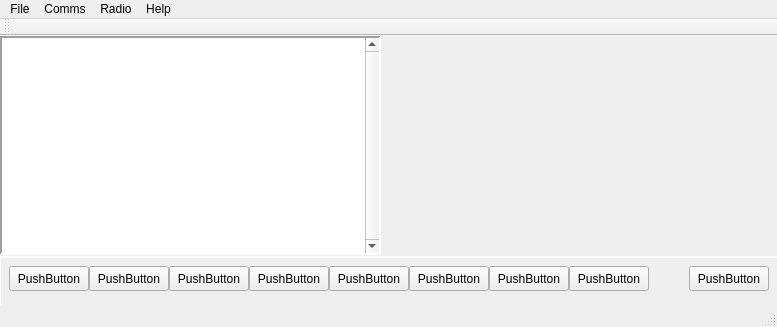
<?xml version="1.0" encoding="UTF-8"?>
<ui version="4.0">
 <class>MainWindow</class>
 <widget class="QMainWindow" name="MainWindow">
  <property name="geometry">
   <rect>
    <x>0</x>
    <y>0</y>
    <width>777</width>
    <height>327</height>
   </rect>
  </property>
  <property name="minimumSize">
   <size>
    <width>777</width>
    <height>327</height>
   </size>
  </property>
  <property name="maximumSize">
   <size>
    <width>777</width>
    <height>327</height>
   </size>
  </property>
  <property name="windowTitle">
   <string>Hermes-Lite I2C Simulator</string>
  </property>
  <widget class="QWidget" name="centralWidget">
   <widget class="QFrame" name="frame">
    <property name="geometry">
     <rect>
      <x>-1</x>
      <y>220</y>
      <width>781</width>
      <height>51</height>
     </rect>
    </property>
    <property name="frameShape">
     <enum>QFrame::Panel</enum>
    </property>
    <property name="frameShadow">
     <enum>QFrame::Raised</enum>
    </property>
    <property name="lineWidth">
     <number>2</number>
    </property>
    <widget class="QPushButton" name="pushButton">
     <property name="geometry">
      <rect>
       <x>10</x>
       <y>10</y>
       <width>80</width>
       <height>25</height>
      </rect>
     </property>
     <property name="text">
      <string>PushButton</string>
     </property>
    </widget>
    <widget class="QPushButton" name="pushButton_2">
     <property name="geometry">
      <rect>
       <x>90</x>
       <y>10</y>
       <width>80</width>
       <height>25</height>
      </rect>
     </property>
     <property name="text">
      <string>PushButton</string>
     </property>
    </widget>
    <widget class="QPushButton" name="pushButton_3">
     <property name="geometry">
      <rect>
       <x>170</x>
       <y>10</y>
       <width>80</width>
       <height>25</height>
      </rect>
     </property>
     <property name="text">
      <string>PushButton</string>
     </property>
    </widget>
    <widget class="QPushButton" name="pushButton_4">
     <property name="geometry">
      <rect>
       <x>250</x>
       <y>10</y>
       <width>80</width>
       <height>25</height>
      </rect>
     </property>
     <property name="text">
      <string>PushButton</string>
     </property>
    </widget>
    <widget class="QPushButton" name="pushButton_5">
     <property name="geometry">
      <rect>
       <x>330</x>
       <y>10</y>
       <width>80</width>
       <height>25</height>
      </rect>
     </property>
     <property name="text">
      <string>PushButton</string>
     </property>
    </widget>
    <widget class="QPushButton" name="pushButton_6">
     <property name="geometry">
      <rect>
       <x>410</x>
       <y>10</y>
       <width>80</width>
       <height>25</height>
      </rect>
     </property>
     <property name="text">
      <string>PushButton</string>
     </property>
    </widget>
    <widget class="QPushButton" name="pushButton_7">
     <property name="geometry">
      <rect>
       <x>490</x>
       <y>10</y>
       <width>80</width>
       <height>25</height>
      </rect>
     </property>
     <property name="text">
      <string>PushButton</string>
     </property>
    </widget>
    <widget class="QPushButton" name="pushButton_8">
     <property name="geometry">
      <rect>
       <x>570</x>
       <y>10</y>
       <width>80</width>
       <height>25</height>
      </rect>
     </property>
     <property name="text">
      <string>PushButton</string>
     </property>
    </widget>
    <widget class="QPushButton" name="pushButton_9">
     <property name="geometry">
      <rect>
       <x>690</x>
       <y>10</y>
       <width>80</width>
       <height>25</height>
      </rect>
     </property>
     <property name="text">
      <string>PushButton</string>
     </property>
    </widget>
   </widget>
   <widget class="QPlainTextEdit" name="plainTextEdit">
    <property name="geometry">
     <rect>
      <x>0</x>
      <y>0</y>
      <width>381</width>
      <height>219</height>
     </rect>
    </property>
    <property name="sizePolicy">
     <sizepolicy hsizetype="Fixed" vsizetype="Fixed">
      <horstretch>0</horstretch>
      <verstretch>0</verstretch>
     </sizepolicy>
    </property>
    <property name="frameShape">
     <enum>QFrame::Panel</enum>
    </property>
    <property name="lineWidth">
     <number>2</number>
    </property>
    <property name="verticalScrollBarPolicy">
     <enum>Qt::ScrollBarAlwaysOn</enum>
    </property>
    <property name="undoRedoEnabled">
     <bool>false</bool>
    </property>
    <property name="readOnly">
     <bool>true</bool>
    </property>
   </widget>
  </widget>
  <widget class="QMenuBar" name="menuBar">
   <property name="geometry">
    <rect>
     <x>0</x>
     <y>0</y>
     <width>777</width>
     <height>22</height>
    </rect>
   </property>
   <widget class="QMenu" name="menuFile">
    <property name="title">
     <string>File</string>
    </property>
   </widget>
   <widget class="QMenu" name="menuComms">
    <property name="title">
     <string>Comms</string>
    </property>
   </widget>
   <widget class="QMenu" name="menuRadio">
    <property name="title">
     <string>Radio</string>
    </property>
    <addaction name="actionsetBands"/>
   </widget>
   <widget class="QMenu" name="menuHelp">
    <property name="title">
     <string>Help</string>
    </property>
   </widget>
   <addaction name="menuFile"/>
   <addaction name="menuComms"/>
   <addaction name="menuRadio"/>
   <addaction name="menuHelp"/>
  </widget>
  <widget class="QToolBar" name="mainToolBar">
   <attribute name="toolBarArea">
    <enum>TopToolBarArea</enum>
   </attribute>
   <attribute name="toolBarBreak">
    <bool>false</bool>
   </attribute>
  </widget>
  <widget class="QStatusBar" name="statusBar"/>
  <action name="actionFile">
   <property name="text">
    <string>File</string>
   </property>
  </action>
  <action name="actionsetBands">
   <property name="text">
    <string>setBands</string>
   </property>
  </action>
 </widget>
 <layoutdefault spacing="6" margin="11"/>
 <resources/>
 <connections/>
</ui>
